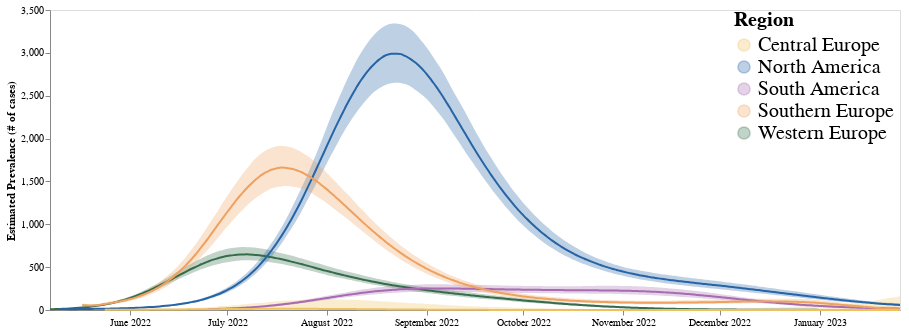

Notebook code cell kept with this figure:
### Code cell
#plotting prevalence 

band3 = alt.Chart(case_prevalence).mark_area(interpolate='monotone', opacity = 0.3 ,color = "#f58518").encode(
    alt.X('date:T', axis=alt.Axis(title="", grid=False,format="%B %Y",tickCount = "month")),
    alt.Y('prev_lower_95',axis=alt.Axis(title="Estimated Prevalence (# of cases)", grid=False)),# scale=alt.Scale(domain=(0.6, 1.3))),
    alt.Y2('prev_upper_95' ),
    alt.Color("region:N",legend=alt.Legend(title= "Region",offset = -170, symbolSize = 150, labelFontSize = 20, titleFontSize = 20),  scale=alt.Scale(domain=domain, range=range_))
).properties(
    width=850,
    height=300)

line3 = alt.Chart(case_prevalence).mark_line(
    opacity=1, interpolate='monotone', color = "#f58518"
).encode(
    alt.X('date:T', axis=alt.Axis(title="", grid=False)),
    alt.Y('median_prev', axis=alt.Axis(title="", grid=False)),# scale=alt.Scale(domain=(0.6, 1.3))), 
    alt.Color("region:N",  scale=alt.Scale(domain=domain, range=range_))
).properties(
    width=800,
    height=400)

case_prev_plot = band3 + line3
case_prev_plot

### Figure 1 — Vega-Lite specification as saved in the notebook (floating-point values rounded to 4 significant figures; data arrays with more than 128 entries replaced by an {"elided": "..."} marker saying what was removed)
{"config": {"view": {"continuousWidth": 400, "continuousHeight": 300}}, "layer": [{"mark": {"type": "area", "color": "#f58518", "interpolate": "monotone", "opacity": 0.3}, "encoding": {"color": {"field": "region", "legend": {"labelFontSize": 20, "offset": -170, "symbolSize": 150, "title": "Region", "titleFontSize": 20}, "scale": {"domain": ["Central Europe", "North America", "South America", "Southern Europe", "Western Europe"], "range": ["#EEC060", "#2664A5", "#A76BB1", "#EEA160", "#356D4C"]}, "type": "nominal"}, "x": {"axis": {"format": "%B %Y", "grid": false, "tickCount": "month", "title": ""}, "field": "date", "type": "temporal"}, "y": {"axis": {"grid": false, "title": "Estimated Prevalence (# of cases)"}, "field": "prev_lower_95", "type": "quantitative"}, "y2": {"field": "prev_upper_95"}}, "height": 300, "width": 850}, {"mark": {"type": "line", "color": "#f58518", "interpolate": "monotone", "opacity": 1}, "encoding": {"color": {"field": "region", "scale": {"domain": ["Central Europe", "North America", "South America", "Southern Europe", "Western Europe"], "range": ["#EEC060", "#2664A5", "#A76BB1", "#EEA160", "#356D4C"]}, "type": "nominal"}, "x": {"axis": {"grid": false, "title": ""}, "field": "date", "type": "temporal"}, "y": {"axis": {"grid": false, "title": ""}, "field": "median_prev", "type": "quantitative"}}, "height": 400, "width": 800}], "data": {"name": "data-7d6afdf32c01e62eaed0111a3cb28dc0"}, "$schema": "https://vega.github.io/schema/vega-lite/v4.17.0.json", "datasets": {"data-7d6afdf32c01e62eaed0111a3cb28dc0": {"elided": "1246 records"}}}
